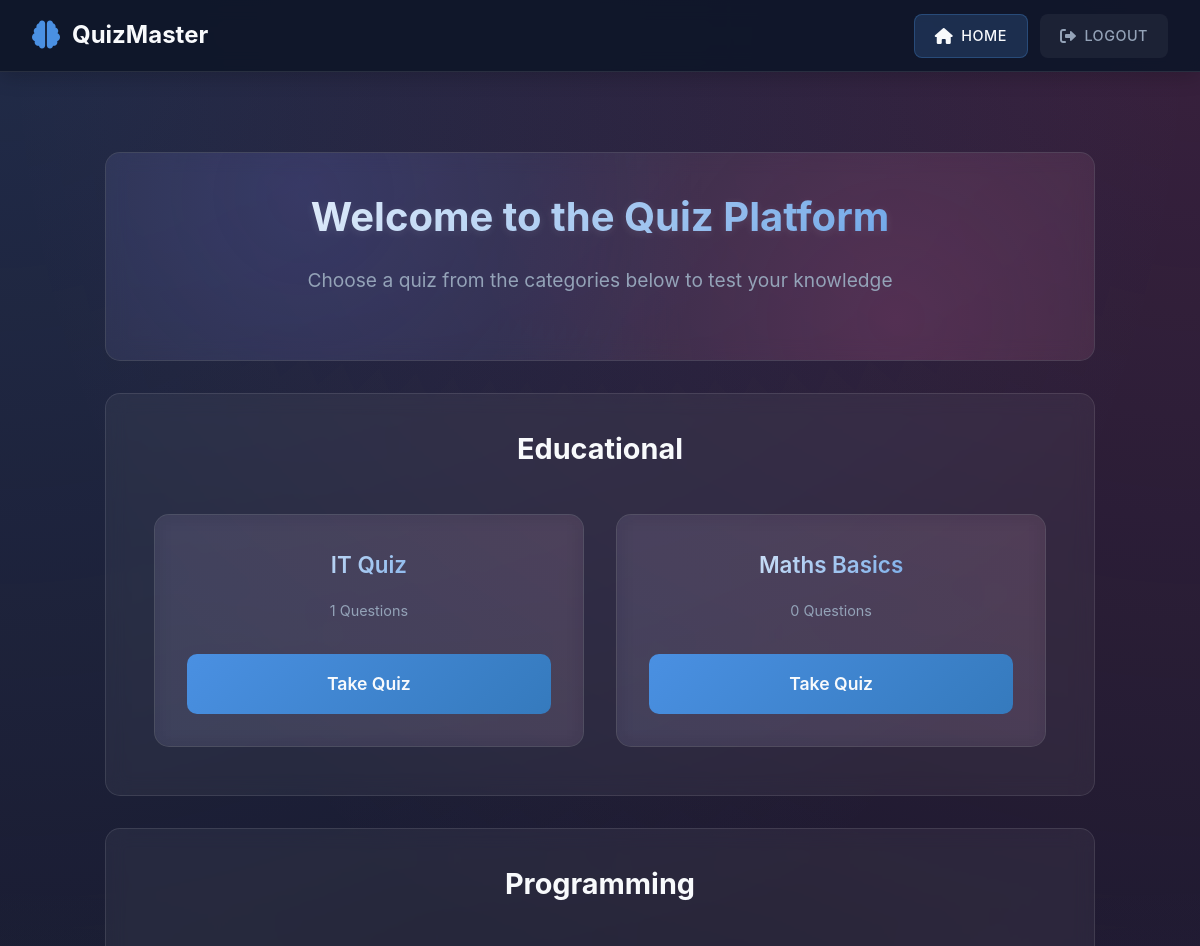
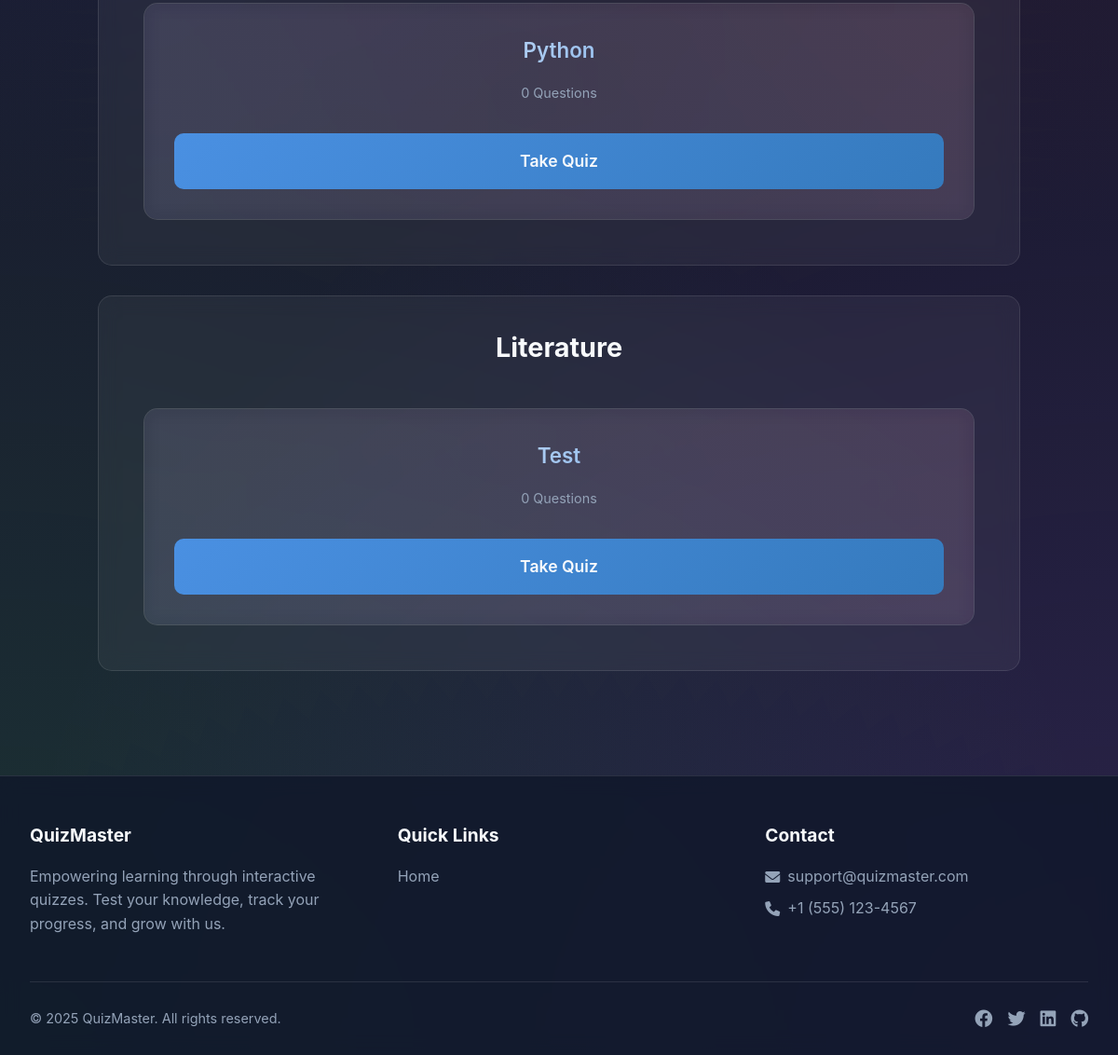
Screenshot of /index.php (signed in) with the database file from the repository (2 pictures, top to bottom).
### tables this page shows
CREATE TABLE `quizdetails` (
  `quizid` int(5) NOT NULL,
  `category` varchar(200) NOT NULL,
  `quizname` varchar(200) NOT NULL,
  `email` varchar(222) NOT NULL,
  `timer` int(11) NOT NULL DEFAULT 30
);

### index.php (the view, shortened to what this page needs)
<?php
include "dbconnect.php";
$quizQuery = "SELECT qd.quizid, qd.quizname, qd.category,
              (SELECT COUNT(*) FROM quizes WHERE quizid = qd.quizid) as question_count
              FROM quizdetails qd";
$quizResult = $con->query($quizQuery);
$categories = array();
if ($quizResult) {
    while ($row = $quizResult->fetch_assoc()) {
        if (!in_array($row['category'], $categories)) {
            $categories[] = $row['category'];
        }
    }
    $quizResult->data_seek(0);
}
?>
<?php include "components/header.php"; ?>
    <div class="dashboard">
        <section class="welcome-section">
            <h1 class="welcome-title">
                <?php if($_SESSION['status'] === "admin"): ?>
                    Welcome Admin
                <?php else: ?>
                    Welcome to the Quiz Platform
                <?php endif; ?>
            </h1>
            <p class="welcome-subtitle">
                <?php if($_SESSION['status'] === "admin"): ?>
                    Manage quizzes and ensure a seamless experience for users
                <?php else: ?>
                    Choose a quiz from the categories below to test your knowledge
                <?php endif; ?>
            </p>
        </section>
        <?php foreach($categories as $category): ?>
            <section class="category-section">
                <h2 class="category-title"><?php echo htmlspecialchars($category); ?></h2>
                <div class="quiz-grid">
                    <?php
                    $quizResult->data_seek(0);
                    while ($quiz = $quizResult->fetch_assoc()):
                        if ($quiz['category'] === $category):
                    ?>
                        <article class="quiz-card">
                            <div>
                                <h3 class="quiz-title"><?php echo htmlspecialchars($quiz['quizname']); ?></h3>
                                <p class="quiz-info"><?php echo $quiz['question_count']; ?> Questions</p>
                            </div>
                            <?php if($_SESSION['status'] === "admin"): ?>
                                <a href="quizmanip.php?quizid=<?php echo $quiz['quizid']; ?>" class="take-quiz-btn">
                                    Edit Quiz
                                </a>
                                <div style="height: 10px;"></div>
                                <form method="POST" action="delete_quiz.php" onsubmit="return confirm('Are you sure you want to delete this quiz? This action cannot be undone.');">
                                    <input type="hidden" name="quizid" value="<?php echo $quiz['quizid']; ?>">
                                    <button type="submit" class="take-quiz-btn delete-quiz-btn" style="background: linear-gradient(135deg, #ef4444, #b91c1c);">
                                        Delete Quiz
                                    </button>
                                </form>
                            <?php else: ?>
                                <a href="takequiz.php?quizid=<?php echo $quiz['quizid']; ?>" class="take-quiz-btn">
                                    Take Quiz
                                </a>
                            <?php endif; ?>
                        </article>
                    <?php
                        endif;
                    endwhile;
                    ?>
                </div>
            </section>
        <?php endforeach; ?>
    </div>
<?php include "components/footer.php"; ?>

### css/responsive.css (style rules this page uses)
:root { --container-width: min(90%, 1200px); --spacing-sm: 0.5rem; --spacing-md: 1rem; --spacing-lg: 2rem; }
.quiz-card { background: rgba(255, 255, 255, 0.1); border-radius: 12px; padding: var(--spacing-md); margin-bottom: var(--spacing-md); backdrop-filter: blur(10px); border: 1px solid rgba(255, 255, 255, 0.1); }

### components/header.php (style rules this page uses)
:root { --primary: #4a90e2; --primary-dark: #357abd; --secondary: #ec4899; --accent: #8b5cf6; --background: #1a1a2e; --text: #f8fafc; --text-muted: #94a3b8; --success: #22c55e; --error: #ef4444; --header-height: 4.5rem; --admin-gradient: linear-gradient(135deg, #4a90e2, #8b5cf6); --admin-glow: 0 0 15px rgba(74, 144, 226, 0.5); }
* { margin: 0; padding: 0; box-sizing: border-box; font-family: 'Inter', -apple-system, BlinkMacSystemFont, 'Segoe UI', Roboto, sans-serif; }
body { background: var(--background); color: var(--text); line-height: 1.6; min-height: 100vh; display: flex; flex-direction: column; }

### index.php (style rules this page uses)
:root { --quiz-primary: #4a90e2; --quiz-secondary: #357abd; --quiz-card-bg: rgba(255, 255, 255, 0.05); --quiz-card-border: rgba(255, 255, 255, 0.1); --quiz-card-hover: rgba(255, 255, 255, 0.08); }
.dashboard { width: var(--container-width); margin: var(--spacing-lg) auto; padding: var(--spacing-md); }
.welcome-section { text-align: center; padding: var(--spacing-lg); margin-bottom: var(--spacing-lg); background: var(--quiz-card-bg); border-radius: 15px; backdrop-filter: blur(10px); border: 1px solid var(--quiz-card-border); animation: fadeIn 0.5s ease; position: relative; overflow: hidden; }
.welcome-section::before { content: ''; position: absolute; top: 0; left: 0; right: 0; bottom: 0; background: radial-gradient(circle at 20% 20%, rgba(99, 102, 241, 0.15) 0%, transparent 50%), radial-gradient(circle at 80% 80%, rgba(236, 72, 153, 0.15) 0%, transparent 50%); z-index: 0; }
.welcome-title { position: relative; font-size: clamp(2rem, 5vw, 2.5rem); margin-bottom: var(--spacing-md); background: linear-gradient(135deg, #fff, var(--quiz-primary)); -webkit-background-clip: text; -webkit-text-fill-color: transparent; text-shadow: 0 2px 10px rgba(255, 255, 255, 0.1); }
.welcome-subtitle { position: relative; font-size: clamp(1rem, 3vw, 1.2rem); color: var(--text-muted); margin-bottom: var(--spacing-lg); max-width: 800px; margin-left: auto; margin-right: auto; }
.category-section { margin: var(--spacing-lg) 0; background: var(--quiz-card-bg); border-radius: 15px; padding: var(--spacing-lg); backdrop-filter: blur(10px); border: 1px solid var(--quiz-card-border); }
.category-title { color: var(--text-light); font-size: clamp(1.5rem, 4vw, 1.8rem); margin-bottom: var(--spacing-md); padding-bottom: 10px; border-bottom: 2px solid var(--card-border); text-align: center; }
.quiz-grid { display: grid; grid-template-columns: repeat(auto-fit, minmax(280px, 1fr)); gap: var(--spacing-lg); padding: var(--spacing-md); }
.quiz-card { background: var(--quiz-card-bg); border-radius: 15px; padding: var(--spacing-lg); transition: all 0.3s ease; border: 1px solid var(--quiz-card-border); display: flex; flex-direction: column; justify-content: space-between; height: 100%; position: relative; overflow: hidden; }
.quiz-card::before { content: ''; position: absolute; top: 0; left: 0; width: 100%; height: 100%; background: linear-gradient(45deg, rgba(99, 102, 241, 0.05) 0%, rgba(236, 72, 153, 0.05) 100%); z-index: 0; transition: all 0.3s ease; }
.quiz-card > * { position: relative; z-index: 1; }
.quiz-title { color: var(--text-light); font-size: clamp(1.2rem, 3vw, 1.4rem); margin-bottom: var(--spacing-md); text-align: center; font-weight: 600; background: linear-gradient(135deg, #fff, var(--quiz-primary)); -webkit-background-clip: text; -webkit-text-fill-color: transparent; }
.quiz-info { color: var(--text-muted); font-size: clamp(0.8rem, 2vw, 0.9rem); margin-bottom: var(--spacing-md); text-align: center; }
.take-quiz-btn { width: 100%; padding: var(--spacing-md); background: linear-gradient(135deg, var(--quiz-primary), var(--quiz-secondary)); border: none; border-radius: 10px; color: var(--text-light); font-size: clamp(1rem, 2.5vw, 1.1rem); cursor: pointer; transition: all 0.3s ease; text-decoration: none; font-weight: 600; text-align: center; margin-top: auto; }

### rows the page displays
quizdetails: quizname "IT Quiz", question_count "1"
quizdetails: quizname "Maths Basics", question_count "0"
quizdetails: quizname "Python", question_count "0"
quizdetails: quizname "Test", question_count "0"

### other values shown
$category "Educational"
$category "Programming"
$category "Literature"
